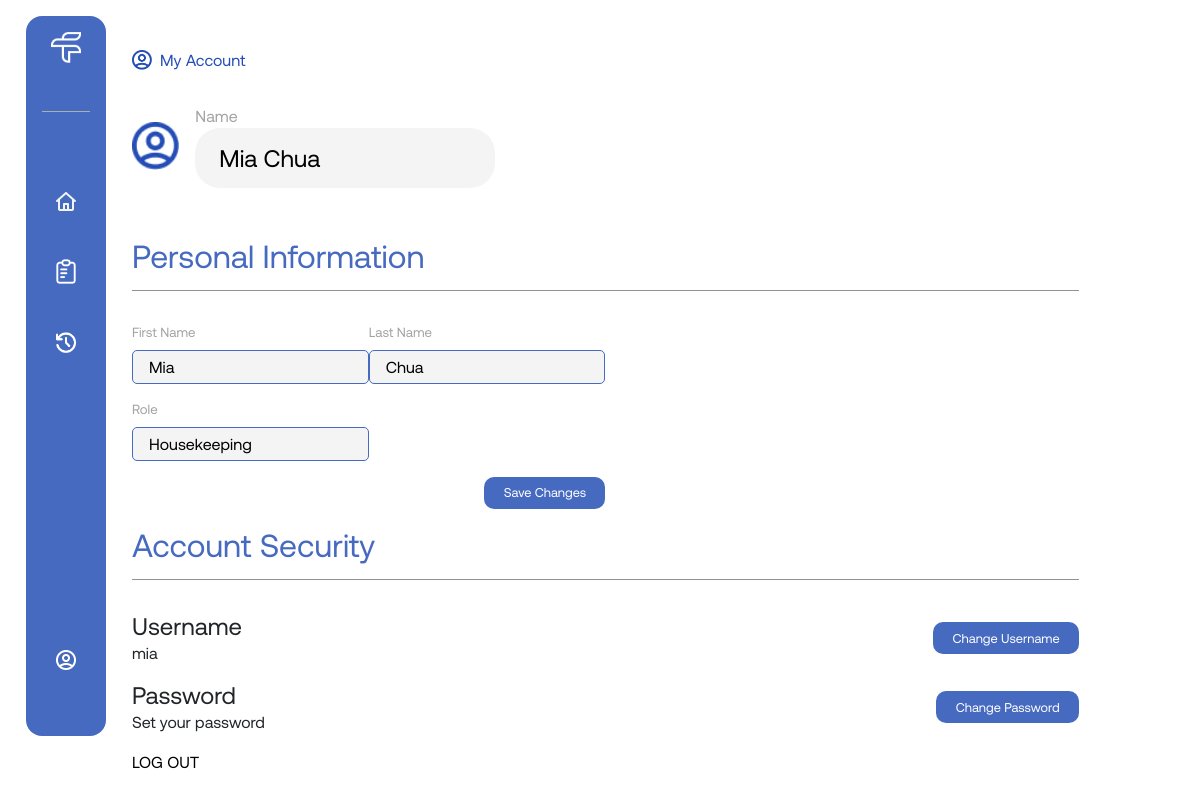
Screenshot of /pages/account.php (signed in) with the database file from the repository.
### tables this page shows
CREATE TABLE users (
  user_id INT(10) AUTO_INCREMENT PRIMARY KEY,
  name VARCHAR(255) NOT NULL,
  role VARCHAR(255) NOT NULL,
  username VARCHAR(255) UNIQUE NOT NULL,
  password VARCHAR(255) NOT NULL
);

### pages/account.php (the view, shortened to what this page needs)
<?php
    include('../includes/db_connect.php');
    $user_id = $_SESSION['user_id'];
    $sql = "SELECT name, role, username FROM users WHERE user_id = ?";
    $stmt = $conn->prepare($sql);
    $stmt->bind_param("i", $user_id);
    $stmt->execute();
    $result = $stmt->get_result();
    $user = $result->fetch_assoc();
    if ($user) {
        $name_parts = explode(' ', $user['name'], 2);
        $first_name = $name_parts[0] ?? '';
        $last_name = $name_parts[1] ?? '';
    } else {
        $user = ['name' => 'N/A', 'role' => 'N/A', 'username' => 'N/A'];
        $first_name = '';
        $last_name = '';
    }
?>
<!DOCTYPE html>
<html lang="en">
<head>
    <link href="https://cdn.jsdelivr.net/npm/bootstrap@5.3.8/dist/css/bootstrap.min.css" rel="stylesheet">
    <link rel="stylesheet" href="../assets/css/style.css">
</head>
<body>
    <div class="layout d-md-flex w-md-100">
        <?php include('../includes/navbar.php') ?>
        <div class="main-content account-page flex-md-fill p-md-3 pt-md-5">
            <div class="main-content-container w-90 mx-auto mx-md-0 w-md-100">
                <p class="page-info"> <img src="../assets/images/blue-account-icon.png" alt=""><span>My Account</span></p>
                <div class="account-heading">
                    <img src="../assets/images/blue-account-icon.png" alt="">
                    <div class="pref-name">
                        <p>Name</p>
                        <input type="text" value="<?php echo htmlspecialchars($user['name']); ?>" readonly>
                    </div>
                </div>
                <h2>Personal Information</h2>
                <div class="personal-info">
                    <form method="post">
                        <div class="info-name">
                            <div class="form-group">
                                <p>First Name</p>
                                <input type="text" name="first_name" value="<?php echo htmlspecialchars($first_name); ?>">
                            </div>
                            <div class="form-group">
                                <p>Last Name</p>
                                <input type="text" name="last_name" value="<?php echo htmlspecialchars($last_name); ?>">
                            </div>
                        </div>
                        <div class="form-group">
                            <p>Role</p>
                            <input type="text" name="role"  value="<?php echo htmlspecialchars($user['role']); ?>">
                        </div>
                         <button type="submit" name="save_personal_info">Save Changes</button>
                    </form>
                </div>
                <h2>Account Security</h2>
                <div class="account-creds">
                    <div class="account-info">
                        <h4>Username</h4>
                        <p><?php echo htmlspecialchars($user['username']); ?></p>
                    </div>
                    <button data-bs-toggle="modal" data-bs-target="#changeUsernameModal">Change Username</button>
                </div>
                <div class="account-creds">
                    <div class="account-info">
                        <h4>Password</h4>
                        <p>Set your password</p>
                    </div>
                    <button data-bs-toggle="modal" data-bs-target="#changePasswordModal">Change Password</button>
                </div>
                <a href="../includes/logout.php" class="text-black">LOG OUT</a>
            </div>
        </div>
    </div>
</body>
<?php include('../includes/footer.php') ?>

### assets/css/style.css (style rules this page uses)
:root { --primary-blue: #244db5; --lighter-primary: #476ac1; --text-color: #000; --background-color: #fff; --secondary-color: #d8f35f; }
body { font-family: "Aeonik", sans-serif; }
a { color: white; text-decoration: none; }
p { margin: 0; }
.w-90 { width: 90% !important; }
.main-content-container { margin-bottom: 15em; }
.page-info { display: flex ; align-items: center; }
.page-info span { color: var(--primary-blue); margin-left: 0.5em; }
.page-info img { width: 20px; }
.account-page .account-heading { display: flex; width: 100%; margin-top: 2em; margin-bottom: 3em; align-items: center; }
.account-heading img { width: 50px; height: 50px; margin-right: 1em; }
.account-heading p { font-size: smaller; color: #a3a3a3; }
.account-heading input { width: 300px; background-color: #f4f4f4; border: none; padding: 0.5em 1em; border-radius: 10px; }
.account-page h2 { color: var(--lighter-primary); border-bottom: solid 1px #929292; padding-bottom: 0.5em; margin-bottom: 1em; }
.form-group { margin-bottom: 1em; }
.form-group p { color: #a3a3a3; font-size: smaller; margin-bottom: 0.5em; }
.form-group input { background-color: #f4f4f4; padding: 0.25em 1em; width: 50%; border: solid 1px var(--lighter-primary); border-radius: 5px; }
.info-name input { width: 100%; }
.account-page .info-name { display: flex; align-items: center; justify-content: space-between; }
.account-page .personal-info { margin-bottom: 4em; }
.account-page button { border: none; border-radius: 10px; padding: 0.5em 1.5em; background-color: var(--lighter-primary); color: var(--background-color); font-size: 0.8em; }
.personal-info button { float: right; }
.account-creds { display: flex; align-items: center; justify-content: space-between; margin-bottom: 1em; }
.account-creds h4 { margin-bottom: 0; }
@media only screen and (min-width: 768px) { .layout { min-height: 100vh; } }
@media only screen and (min-width: 768px) { .main-content { transition: margin-left 0.3s; } }
@media only screen and (min-width: 768px) { .main-content-container { padding-bottom: 7em; } }
@media only screen and (min-width: 768px) { .account-page .main-content-container { width: 80%; margin: 0; margin-left: 2em; } }
@media only screen and (min-width: 768px) { .account-heading img { width: 5% ; height: auto; } }
@media only screen and (min-width: 768px) { .account-heading p { font-size: 1em; } }
@media only screen and (min-width: 768px) { .account-heading input { font-size: 1.5em; border-radius: 25px; } }
@media only screen and (min-width: 768px) { .account-page .personal-info { width: 50%; } }

### rows the page displays
users: name "Mia Chua", first_name "Mia", last_name "Chua", role "Housekeeping", username "mia"
